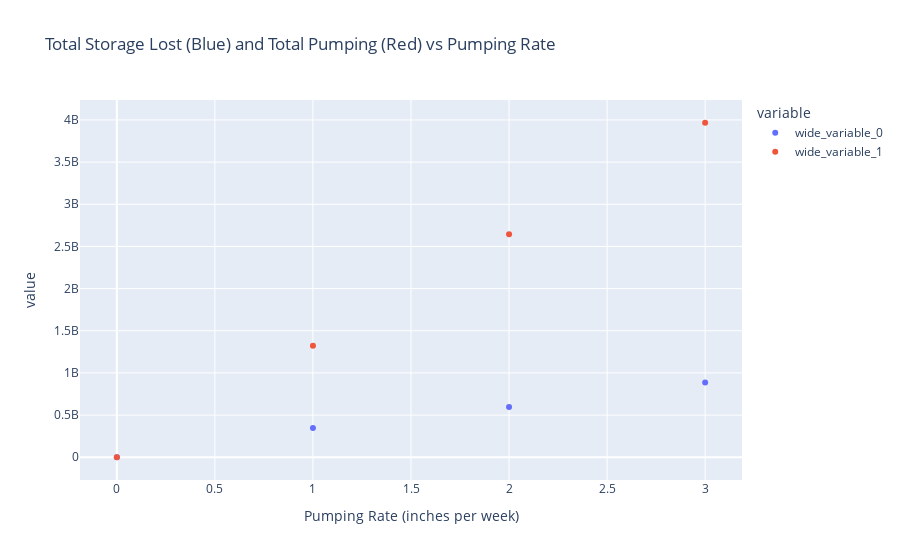

The notebook cell this image was saved under:
### Code cell
pumping_rates = [0,1,2,3]
TOTAL_PUMPING = 27711831.391685188 * 50.0 * (209./219.)
baseline_ending_storage = runs["baseline"]["total_storage"][209]
total_storage_lost = [0,
                      baseline_ending_storage - runs["pumping"]["total_storage"][209],
                      baseline_ending_storage - runs["double_pumping"]["total_storage"][209],
                      baseline_ending_storage - runs["triple_pumping"]["total_storage"][209]
                      ]
total_pumping_done = [TOTAL_PUMPING * rate for rate in pumping_rates]
px.scatter(x=pumping_rates, y=[total_storage_lost, total_pumping_done],
           labels={"x": "Pumping Rate (inches per week)", "y":{"wide_variable_0": "Total Storage Lost (MCM)"}},
           title="Total Storage Lost (Blue) and Total Pumping (Red) vs Pumping Rate",
           ).show()

### Figure 1 — Plotly figure (JSON) as saved in the notebook; plotly's stock layout.template omitted (floating-point values rounded to 4 significant figures)
{"data": [{"hovertemplate": "variable=wide_variable_0<br>Pumping Rate (inches per week)=%{x}<br>value=%{y}<extra></extra>", "legendgroup": "wide_variable_0", "marker": {"color": "#636efa", "symbol": "circle"}, "mode": "markers", "name": "wide_variable_0", "orientation": "v", "showlegend": true, "type": "scatter", "x": [0, 1, 2, 3], "xaxis": "x", "y": [0.0, 347400000.0, 597400000.0, 887200000.0], "yaxis": "y"}, {"hovertemplate": "variable=wide_variable_1<br>Pumping Rate (inches per week)=%{x}<br>value=%{y}<extra></extra>", "legendgroup": "wide_variable_1", "marker": {"color": "#EF553B", "symbol": "circle"}, "mode": "markers", "name": "wide_variable_1", "orientation": "v", "showlegend": true, "type": "scatter", "x": [0, 1, 2, 3], "xaxis": "x", "y": [0.0, 1322000000.0, 2645000000.0, 3967000000.0], "yaxis": "y"}], "layout": {"legend": {"title": {"text": "variable"}, "tracegroupgap": 0}, "title": {"text": "Total Storage Lost (Blue) and Total Pumping (Red) vs Pumping Rate"}, "xaxis": {"anchor": "y", "domain": [0, 1], "title": {"text": "Pumping Rate (inches per week)"}}, "yaxis": {"anchor": "x", "domain": [0, 1], "title": {"text": "value"}}}}
